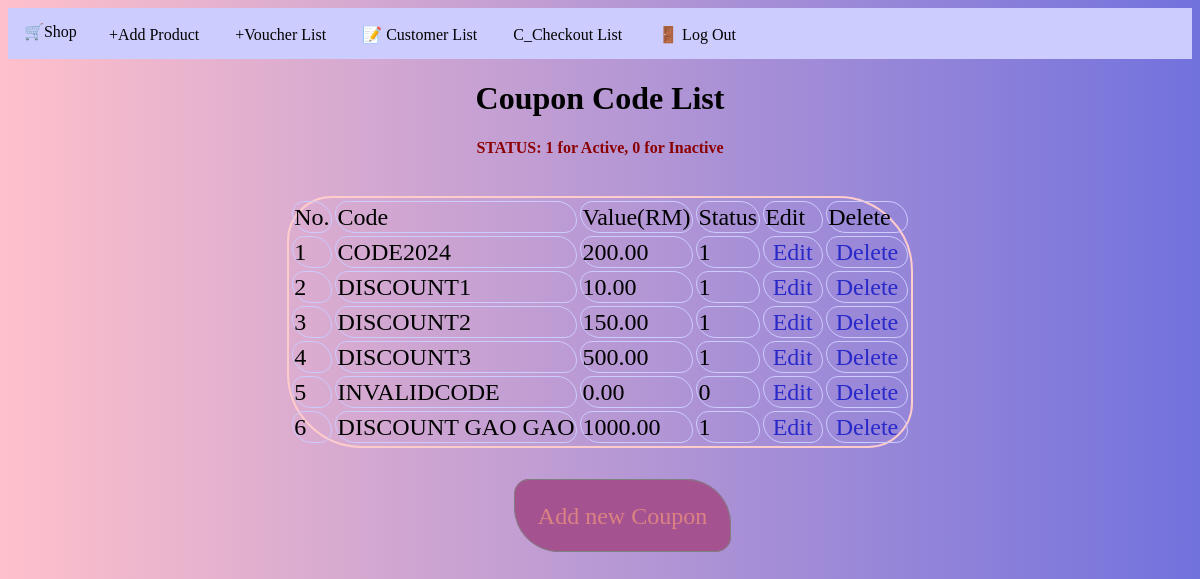
Page /coupon_list.php on the committed database.
### tables this page shows
CREATE TABLE `coupon_code` (
  `id` int(11) NOT NULL,
  `coupon_code` varchar(255) NOT NULL,
  `value` decimal(10,2) NOT NULL,
  `status` tinyint(4) NOT NULL DEFAULT 1
);

### coupon_list.php (the view, shortened to what this page needs)
<?php
	include ('connection.php');
		$result = mysqli_query($condb,"SELECT * FROM coupon_code");
			?>
<!DOCTYPE html>
	<html>
		<head>
			<link href="css/A_coupon_list.css" rel="stylesheet"/>
		<?php include 'A_header.php'; ?>
	</head>
<body>
	<center><h1>Coupon Code List</h1>
    <h4>STATUS: 1 for Active, 0 for Inactive</h4>
        <br>
        <div class="zoomed-table">
        	<table>
        		<tr>
				<center><td>No.</td></center>
	    	<td>Code</td>
		<td>Value(RM)</td>
        <td>Status</td>
	<td>Edit</td>
        <td>Delete</td>
			</tr>
			<?php
				while($row = mysqli_fetch_array($result)) {
			?>
	  <tr>
	<td><?php echo $row["id"]; ?></td>
		<td><?php echo $row["coupon_code"]; ?></td>
			<td><?php echo $row["value"]; ?></td>
            <td><?php echo $row["status"]; ?></td>
            <td><a href="A_editcoupon.php?id=<?php echo $row["id"]?>">Edit</td>
    <td><a href="A_deletecoupon.php?no=<?php echo $row["id"]; ?>">Delete</a></td>
      </tr>
			<?php
			}
			?>
		</table>
<br><br>
<a class="add" href="A_addcoupon.php">Add new Coupon</a>
        </div>
		</center>
    </body>
</html>

### css/A_coupon_list.css (style rules this page uses)
body { background: linear-gradient(to left, rgb(114, 114, 221), pink); }
h1 { font-family:Eras Bold ITC; }
h4 { color:darkred; }
table { font-family: Arial Rounded MT Bold; border:1.5px solid #FFCCCC; border-radius:30px 50px; }
.zoomed-table { zoom: 1.5; }
a { text-decoration: none; padding:5px; color:#2929ca; }
a.add { border:1px solid gray; padding:15px; border-radius:10px 30px; background-color:#a55390; color:rgb(219, 130, 130); margin-bottom:500px; margin-left:30px; }
td { border-radius:30px 50px; border:1px solid #CCCCFF; }

### rows in the picture
coupon_code: id "1", coupon_code "CODE2024", value "200.00", status "1"
coupon_code: id "2", coupon_code "DISCOUNT1", value "10.00", status "1"
coupon_code: id "3", coupon_code "DISCOUNT2", value "150.00", status "1"
coupon_code: id "4", coupon_code "DISCOUNT3", value "500.00", status "1"
coupon_code: id "5", coupon_code "INVALIDCODE", value "0.00", status "0"
coupon_code: id "6", coupon_code "DISCOUNT GAO GAO", value "1000.00", status "1"
